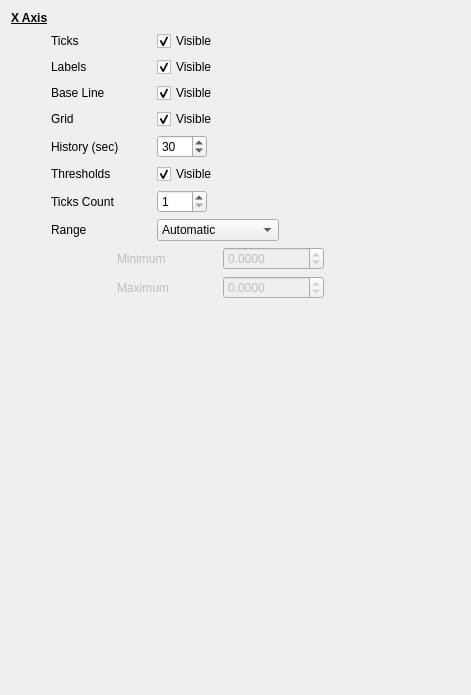
         <widget class="QWidget" name="xAxisPage">
          <layout class="QVBoxLayout" name="verticalLayout_3">
           <item>
            <widget class="QLabel" name="label_19">
             <property name="font">
              <font>
               <bold>true</bold>
               <underline>true</underline>
              </font>
             </property>
             <property name="text">
              <string>X Axis</string>
             </property>
            </widget>
           </item>
           <item>
            <layout class="QHBoxLayout" name="horizontalLayout_15">
             <item>
              <spacer name="horizontalSpacer_26">
               <property name="orientation">
                <enum>Qt::Horizontal</enum>
               </property>
               <property name="sizeType">
                <enum>QSizePolicy::Fixed</enum>
               </property>
               <property name="sizeHint" stdset="0">
                <size>
                 <width>40</width>
                 <height>20</height>
                </size>
               </property>
              </spacer>
             </item>
             <item>
              <widget class="QLabel" name="label_15">
               <property name="minimumSize">
                <size>
                 <width>100</width>
                 <height>0</height>
                </size>
               </property>
               <property name="text">
                <string>Ticks</string>
               </property>
              </widget>
             </item>
             <item>
              <widget class="QCheckBox" name="xticksCheckBox">
               <property name="minimumSize">
                <size>
                 <width>100</width>
                 <height>0</height>
                </size>
               </property>
               <property name="text">
                <string>Visible</string>
               </property>
               <property name="checked">
                <bool>true</bool>
               </property>
              </widget>
             </item>
             <item>
              <spacer name="horizontalSpacer_13">
               <property name="orientation">
                <enum>Qt::Horizontal</enum>
               </property>
               <property name="sizeHint" stdset="0">
                <size>
                 <width>40</width>
                 <height>20</height>
                </size>
               </property>
              </spacer>
             </item>
            </layout>
           </item>
           <item>
            <layout class="QHBoxLayout" name="horizontalLayout_16">
             <item>
              <spacer name="horizontalSpacer_27">
               <property name="orientation">
                <enum>Qt::Horizontal</enum>
               </property>
               <property name="sizeType">
                <enum>QSizePolicy::Fixed</enum>
               </property>
               <property name="sizeHint" stdset="0">
                <size>
                 <width>40</width>
                 <height>20</height>
                </size>
               </property>
              </spacer>
             </item>
             <item>
              <widget class="QLabel" name="label_16">
               <property name="minimumSize">
                <size>
                 <width>100</width>
                 <height>0</height>
                </size>
               </property>
               <property name="text">
                <string>Labels</string>
               </property>
              </widget>
             </item>
             <item>
              <widget class="QCheckBox" name="xlabelsCheckBox">
               <property name="minimumSize">
                <size>
                 <width>100</width>
                 <height>0</height>
                </size>
               </property>
               <property name="text">
                <string>Visible</string>
               </property>
               <property name="checked">
                <bool>true</bool>
               </property>
              </widget>
             </item>
             <item>
              <spacer name="horizontalSpacer_14">
               <property name="orientation">
                <enum>Qt::Horizontal</enum>
               </property>
               <property name="sizeHint" stdset="0">
                <size>
                 <width>40</width>
                 <height>20</height>
                </size>
               </property>
              </spacer>
             </item>
            </layout>
           </item>
           <item>
            <layout class="QHBoxLayout" name="horizontalLayout_22">
             <item>
              <spacer name="horizontalSpacer_35">
               <property name="orientation">
                <enum>Qt::Horizontal</enum>
               </property>
               <property name="sizeType">
                <enum>QSizePolicy::Fixed</enum>
               </property>
               <property name="sizeHint" stdset="0">
                <size>
                 <width>40</width>
                 <height>20</height>
                </size>
               </property>
              </spacer>
             </item>
             <item>
              <widget class="QLabel" name="label_26">
               <property name="minimumSize">
                <size>
                 <width>100</width>
                 <height>0</height>
                </size>
               </property>
               <property name="text">
                <string>Base Line</string>
               </property>
              </widget>
             </item>
             <item>
              <widget class="QCheckBox" name="xlineCheckBox">
               <property name="minimumSize">
                <size>
                 <width>100</width>
                 <height>0</height>
                </size>
               </property>
               <property name="text">
                <string>Visible</string>
               </property>
               <property name="checked">
                <bool>true</bool>
               </property>
              </widget>
             </item>
             <item>
              <spacer name="horizontalSpacer_36">
               <property name="orientation">
                <enum>Qt::Horizontal</enum>
               </property>
               <property name="sizeHint" stdset="0">
                <size>
                 <width>40</width>
                 <height>20</height>
                </size>
               </property>
              </spacer>
             </item>
            </layout>
           </item>
           <item>
            <layout class="QHBoxLayout" name="horizontalLayout_17">
             <item>
              <spacer name="horizontalSpacer_28">
               <property name="orientation">
                <enum>Qt::Horizontal</enum>
               </property>
               <property name="sizeType">
                <enum>QSizePolicy::Fixed</enum>
               </property>
               <property name="sizeHint" stdset="0">
                <size>
                 <width>40</width>
                 <height>20</height>
                </size>
               </property>
              </spacer>
             </item>
             <item>
              <widget class="QLabel" name="label_20">
               <property name="minimumSize">
                <size>
                 <width>100</width>
                 <height>0</height>
                </size>
               </property>
               <property name="text">
                <string>Grid</string>
               </property>
              </widget>
             </item>
             <item>
              <widget class="QCheckBox" name="xgridCheckBox">
               <property name="minimumSize">
                <size>
                 <width>100</width>
                 <height>0</height>
                </size>
               </property>
               <property name="text">
                <string>Visible</string>
               </property>
               <property name="checked">
                <bool>true</bool>
               </property>
              </widget>
             </item>
             <item>
              <spacer name="horizontalSpacer_15">
               <property name="orientation">
                <enum>Qt::Horizontal</enum>
               </property>
               <property name="sizeHint" stdset="0">
                <size>
                 <width>40</width>
                 <height>20</height>
                </size>
               </property>
              </spacer>
             </item>
            </layout>
           </item>
           <item>
            <layout class="QHBoxLayout" name="horizontalLayout_5">
             <item>
              <spacer name="horizontalSpacer_29">
               <property name="orientation">
                <enum>Qt::Horizontal</enum>
               </property>
               <property name="sizeType">
                <enum>QSizePolicy::Fixed</enum>
               </property>
               <property name="sizeHint" stdset="0">
                <size>
                 <width>40</width>
                 <height>20</height>
                </size>
               </property>
              </spacer>
             </item>
             <item>
              <widget class="QLabel" name="label_4">
               <property name="minimumSize">
                <size>
                 <width>100</width>
                 <height>0</height>
                </size>
               </property>
               <property name="text">
                <string>History (sec)</string>
               </property>
               <property name="indent">
                <number>-1</number>
               </property>
              </widget>
             </item>
             <item>
              <widget class="QSpinBox" name="historySpinBox">
               <property name="minimumSize">
                <size>
                 <width>50</width>
                 <height>0</height>
                </size>
               </property>
               <property name="minimum">
                <number>0</number>
               </property>
               <property name="maximum">
                <number>900</number>
               </property>
               <property name="value">
                <number>30</number>
               </property>
              </widget>
             </item>
             <item>
              <spacer name="horizontalSpacer_4">
               <property name="orientation">
                <enum>Qt::Horizontal</enum>
               </property>
               <property name="sizeHint" stdset="0">
                <size>
                 <width>40</width>
                 <height>20</height>
                </size>
               </property>
              </spacer>
             </item>
            </layout>
           </item>
           <item>
            <layout class="QHBoxLayout" name="horizontalLayout_20">
             <item>
              <spacer name="horizontalSpacer_32">
               <property name="orientation">
                <enum>Qt::Horizontal</enum>
               </property>
               <property name="sizeType">
                <enum>QSizePolicy::Fixed</enum>
               </property>
               <property name="sizeHint" stdset="0">
                <size>
                 <width>40</width>
                 <height>20</height>
                </size>
               </property>
              </spacer>
             </item>
             <item>
              <widget class="QLabel" name="label_23">
               <property name="minimumSize">
                <size>
                 <width>100</width>
                 <height>0</height>
                </size>
               </property>
               <property name="text">
                <string>Thresholds</string>
               </property>
              </widget>
             </item>
             <item>
              <widget class="QCheckBox" name="xthresholdsCheckBox">
               <property name="minimumSize">
                <size>
                 <width>100</width>
                 <height>0</height>
                </size>
               </property>
               <property name="text">
                <string>Visible</string>
               </property>
               <property name="checked">
                <bool>true</bool>
               </property>
              </widget>
             </item>
             <item>
              <spacer name="horizontalSpacer_33">
               <property name="orientation">
                <enum>Qt::Horizontal</enum>
               </property>
               <property name="sizeHint" stdset="0">
                <size>
                 <width>40</width>
                 <height>20</height>
                </size>
               </property>
              </spacer>
             </item>
            </layout>
           </item>
           <item>
            <layout class="QHBoxLayout" name="horizontalLayout_24">
             <property name="topMargin">
              <number>0</number>
             </property>
             <item>
              <spacer name="horizontalSpacer_42">
               <property name="orientation">
                <enum>Qt::Horizontal</enum>
               </property>
               <property name="sizeType">
                <enum>QSizePolicy::Fixed</enum>
               </property>
               <property name="sizeHint" stdset="0">
                <size>
                 <width>40</width>
                 <height>20</height>
                </size>
               </property>
              </spacer>
             </item>
             <item>
              <widget class="QLabel" name="label_29">
               <property name="minimumSize">
                <size>
                 <width>100</width>
                 <height>0</height>
                </size>
               </property>
               <property name="text">
                <string>Ticks Count</string>
               </property>
              </widget>
             </item>
             <item>
              <widget class="QSpinBox" name="xAxisTicksCountSpinBox">
               <property name="minimumSize">
                <size>
                 <width>50</width>
                 <height>0</height>
                </size>
               </property>
               <property name="minimum">
                <number>1</number>
               </property>
               <property name="maximum">
                <number>10</number>
               </property>
              </widget>
             </item>
             <item>
              <spacer name="horizontalSpacer_41">
               <property name="orientation">
                <enum>Qt::Horizontal</enum>
               </property>
               <property name="sizeHint" stdset="0">
                <size>
                 <width>40</width>
                 <height>20</height>
                </size>
               </property>
              </spacer>
             </item>
            </layout>
           </item>
           <item>
            <layout class="QHBoxLayout" name="horizontalLayout_6">
             <item>
              <spacer name="horizontalSpacer_30">
               <property name="orientation">
                <enum>Qt::Horizontal</enum>
               </property>
               <property name="sizeType">
                <enum>QSizePolicy::Fixed</enum>
               </property>
               <property name="sizeHint" stdset="0">
                <size>
                 <width>40</width>
                 <height>20</height>
                </size>
               </property>
              </spacer>
             </item>
             <item>
              <widget class="QLabel" name="label_6">
               <property name="minimumSize">
                <size>
                 <width>100</width>
                 <height>0</height>
                </size>
               </property>
               <property name="text">
                <string>Range</string>
               </property>
              </widget>
             </item>
             <item>
              <widget class="QComboBox" name="xrangeComboBox">
               <item>
                <property name="text">
                 <string>Automatic</string>
                </property>
               </item>
               <item>
                <property name="text">
                 <string>Parameter range</string>
                </property>
               </item>
               <item>
                <property name="text">
                 <string>Custom</string>
                </property>
               </item>
              </widget>
             </item>
             <item>
              <spacer name="horizontalSpacer_31">
               <property name="orientation">
                <enum>Qt::Horizontal</enum>
               </property>
               <property name="sizeHint" stdset="0">
                <size>
                 <width>40</width>
                 <height>20</height>
                </size>
               </property>
              </spacer>
             </item>
            </layout>
           </item>
           <item>
            <widget class="QWidget" name="scaleWidget_2" native="true">
             <property name="enabled">
              <bool>false</bool>
             </property>
             <layout class="QHBoxLayout" name="horizontalLayout_21">
              <property name="leftMargin">
               <number>0</number>
              </property>
              <property name="topMargin">
               <number>0</number>
              </property>
              <property name="rightMargin">
               <number>0</number>
              </property>
              <property name="bottomMargin">
               <number>0</number>
              </property>
              <item>
               <widget class="QLabel" name="label_7">
                <property name="minimumSize">
                 <size>
                  <width>100</width>
                  <height>0</height>
                 </size>
                </property>
                <property name="text">
                 <string/>
                </property>
               </widget>
              </item>
              <item>
               <layout class="QVBoxLayout" name="verticalLayout_7">
                <item>
                 <widget class="QLabel" name="label_24">
                  <property name="minimumSize">
                   <size>
                    <width>100</width>
                    <height>0</height>
                   </size>
                  </property>
                  <property name="text">
                   <string>Minimum</string>
                  </property>
                  <property name="indent">
                   <number>-1</number>
                  </property>
                 </widget>
                </item>
                <item>
                 <widget class="QLabel" name="label_25">
                  <property name="minimumSize">
                   <size>
                    <width>100</width>
                    <height>0</height>
                   </size>
                  </property>
                  <property name="text">
                   <string>Maximum</string>
                  </property>
                  <property name="indent">
                   <number>-1</number>
                  </property>
                 </widget>
                </item>
               </layout>
              </item>
              <item>
               <layout class="QVBoxLayout" name="verticalLayout_8">
                <item>
                 <widget class="QDoubleSpinBox" name="xrangeMinDoubleSpinBox">
                  <property name="decimals">
                   <number>4</number>
                  </property>
                  <property name="minimum">
                   <double>-9999999999999999538762658202121142272.000000000000000</double>
                  </property>
                  <property name="maximum">
                   <double>99999999999999996863366107917975552.000000000000000</double>
                  </property>
                 </widget>
                </item>
                <item>
                 <widget class="QDoubleSpinBox" name="xrangeMaxDoubleSpinBox">
                  <property name="decimals">
                   <number>4</number>
                  </property>
                  <property name="minimum">
                   <double>-9999999999999999455752309870428160.000000000000000</double>
                  </property>
                  <property name="maximum">
                   <double>999999999999999945575230987042816.000000000000000</double>
                  </property>
                 </widget>
                </item>
               </layout>
              </item>
              <item>
               <spacer name="horizontalSpacer_34">
                <property name="orientation">
                 <enum>Qt::Horizontal</enum>
                </property>
                <property name="sizeHint" stdset="0">
                 <size>
                  <width>136</width>
                  <height>20</height>
                 </size>
                </property>
               </spacer>
              </item>
             </layout>
            </widget>
           </item>
           <item>
            <spacer name="verticalSpacer_2">
             <property name="orientation">
              <enum>Qt::Vertical</enum>
             </property>
             <property name="sizeHint" stdset="0">
              <size>
               <width>20</width>
               <height>385</height>
              </size>
             </property>
            </spacer>
           </item>
          </layout>
         </widget>
